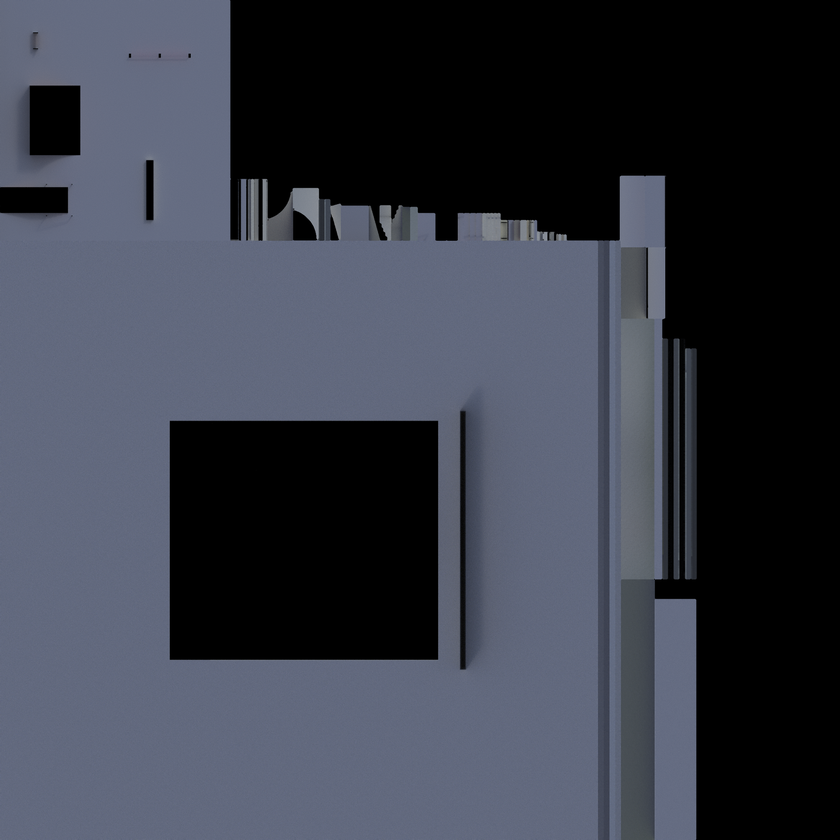
#> input picture game/assets/levels/looktest.lightmap.png, 840 x 840 px, shrunk from 2048 x 2048 before the run
$ python lightmap_denoise.py ../game/assets/levels/looktest.lightmap.png
#> lines starting #> are read from the running program, lines starting #| are printed output that depends on the picture; after the words box and inside, x2 and y2 are one past the last pixel; in counts of white or black regions, pixels touching at a corner belong together
#> further down, im is the input picture: PIL image 840x840 RGB; mean R, G, B 55.4, 59.3, 70.4
"""
Clean the noise out of a baked lightmap, in plain numpy (it runs inside Blender's bake step and standalone).

A 128-sample Cycles bake of sky light leaves speckle, and in shade (where only the sky term shows) it reads as
purple and green blotches on the walls. Sky light changes colour only slowly across a surface, so the colour is
smoothed hard (chroma) and the brightness only lightly (luma), keeping contact shadows and edges. Blurring is
masked: texels outside the UV islands (black) don't bleed in.

    python3 blender/lightmap_denoise.py game/assets/levels/*.lightmap.*.png      (needs numpy + PIL)
"""

import numpy as np

LUMA_SIGMA = 1.6      # texels
CHROMA_SIGMA = 10.0


def _kernel(sigma):
    r = max(1, int(round(sigma * 2.5)))
    x = np.arange(-r, r + 1, dtype=np.float32)
    k = np.exp(-(x * x) / (2.0 * sigma * sigma))
    return k / k.sum(), r


def _blur(a, sigma):
    """Separable gaussian blur of a 2D or 3D (h, w, c) array, edges clamped."""
    k, r = _kernel(sigma)
    out = a.astype(np.float32)
    for axis in (0, 1):
        pad = [(0, 0)] * out.ndim
        pad[axis] = (r, r)
        p = np.pad(out, pad, mode="edge")
        acc = np.zeros_like(out)
        n = out.shape[axis]
        for i, w in enumerate(k):
            sl = [slice(None)] * out.ndim
            sl[axis] = slice(i, i + n)
            acc += w * p[tuple(sl)]
        out = acc
    return out


def _masked_blur(a, mask, sigma):
    m = mask.astype(np.float32)
    num = _blur(a * (m[..., None] if a.ndim == 3 else m), sigma)
    den = _blur(m, sigma)
    den = np.maximum(den, 1e-4)
    return num / (den[..., None] if a.ndim == 3 else den)


def denoise(rgb):
    """rgb: float array (h, w, 3), the lightmap's stored values (0..1). Returns the cleaned array."""
    rgb = np.asarray(rgb, dtype=np.float32)
    mask = rgb.max(axis=2) > (1.0 / 255.0)
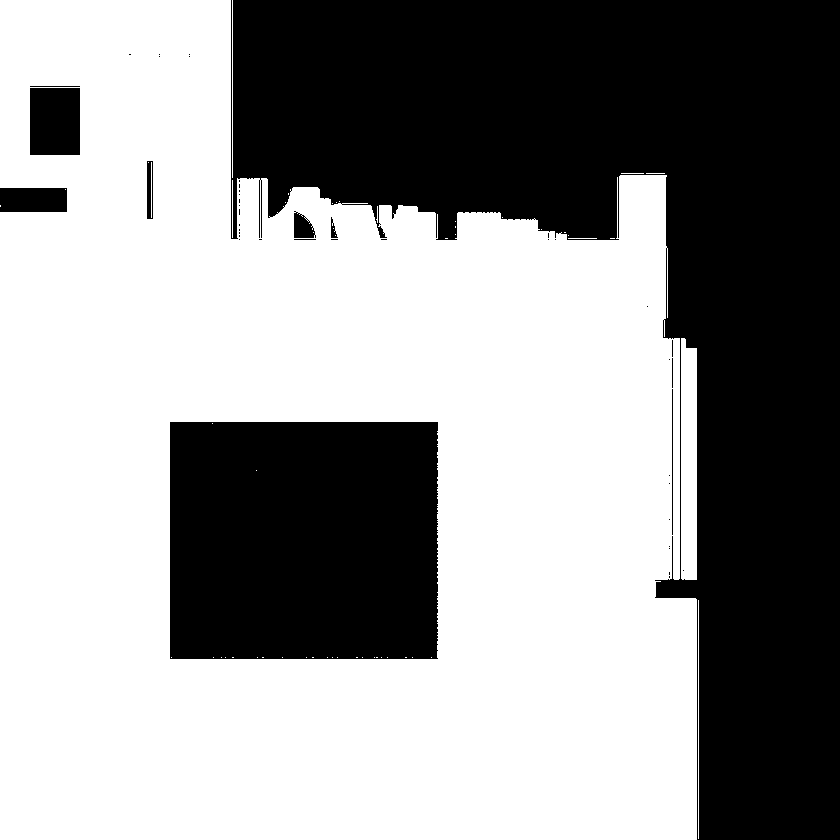
#> mask: shape (840, 840) bool; 58.6% white; 45 black regions (34 under 20 px), largest, box (x1, y1, x2, y2) and area: (231, 0, 840, 840) 222322, (170, 422, 438, 659) 63382, (30, 88, 80, 155) 3350
    luma = rgb @ np.array([0.299, 0.587, 0.114], dtype=np.float32)
    chroma = rgb - luma[..., None]                  # what's left is the colour
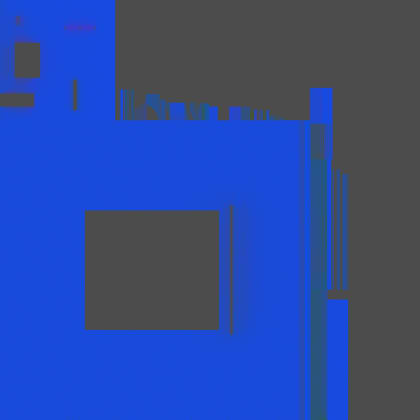
#> chroma: shape (840, 840, 3) float32 (shown at 1/2 size); mean R, G, B -0.0157, -0.000395, 0.0434; drawn with min black and max white
    luma_s = _masked_blur(luma, mask, LUMA_SIGMA)
    chroma_s = _masked_blur(chroma, mask, CHROMA_SIGMA)
#> call 3 of _blur, with sigma = 10
#> after the loop in _blur (call 3), `for axis in (0, 1):`:
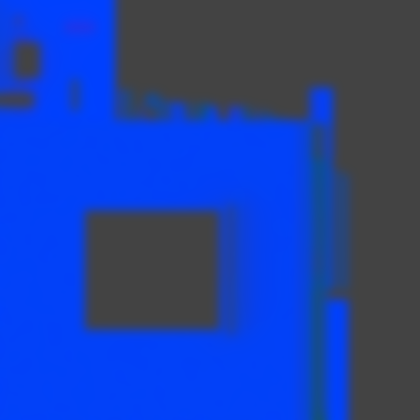
#> acc: shape (840, 840, 3) float32 (shown at 1/2 size); mean of channels 0, 1, 2 -0.0158, -0.000395, 0.0433; drawn with min black and max white
#> call 4 of _blur, with sigma = 10
#> the loop in _blur (call 4), `for axis in (0, 1):` made 2 passes
#> pass 1, in _blur (call 4), `p = np.pad(out, pad, mode="edge")`:
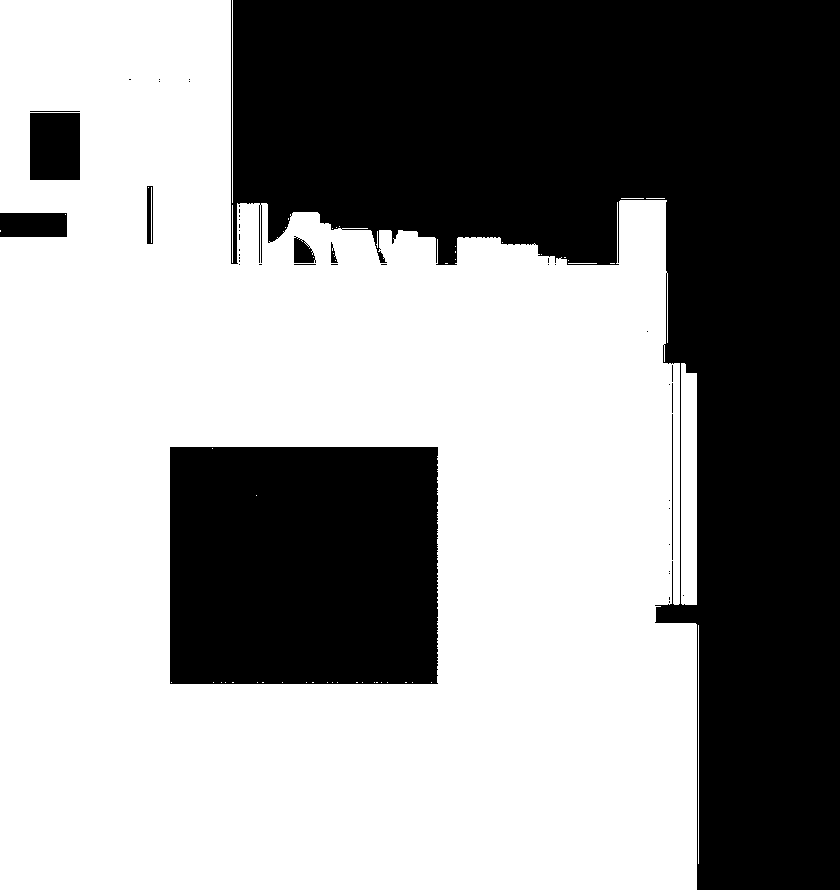
#> p: shape (890, 840) float32; values 0 (black) and 1 (white), 58.5% white; 45 black regions (34 under 20 px), largest, box (x1, y1, x2, y2) and area: (231, 0, 840, 890) 241097, (170, 447, 438, 684) 63382, (30, 113, 80, 180) 3350
#> after the loop in _blur (call 4), `for axis in (0, 1):`:
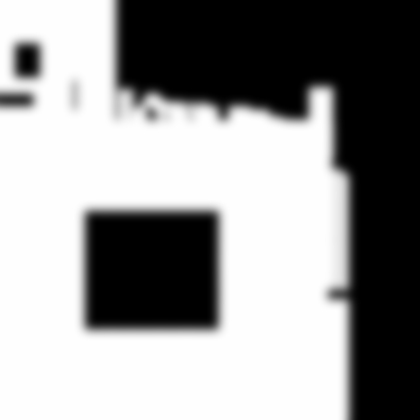
#> acc: shape (840, 840) float32 (shown at 1/2 size); min 0, max 1, mean 0.587
    out = np.clip(luma_s[..., None] + chroma_s, 0.0, 1.0)
    out[~mask] = rgb[~mask]
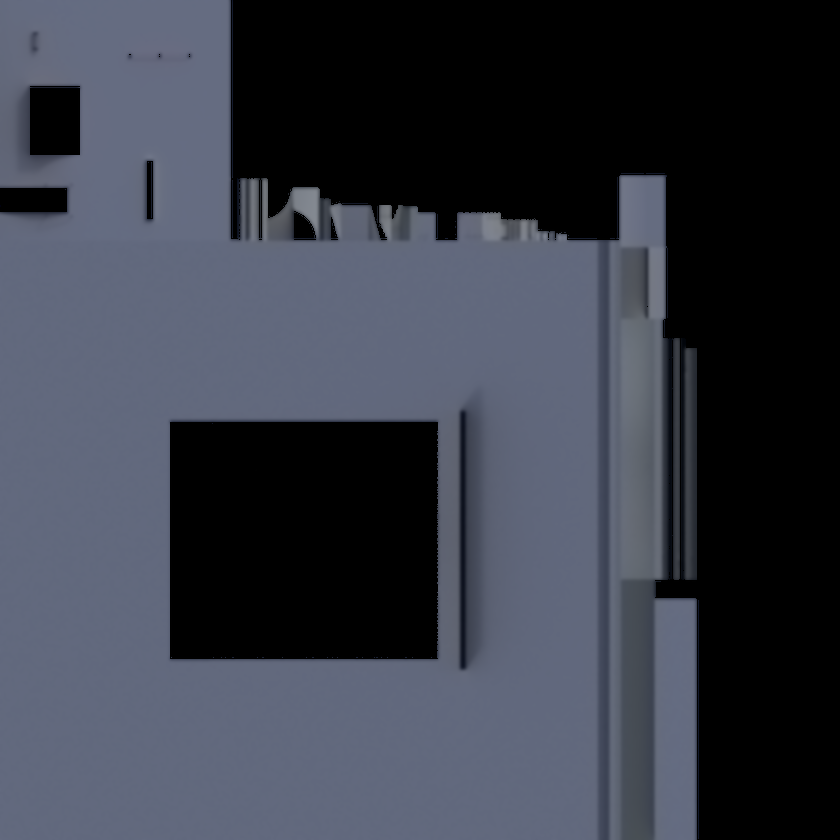
#> out: shape (840, 840, 3) float32; mean R, G, B 0.218, 0.232, 0.277
    return out


if __name__ == "__main__":
    import sys
    from PIL import Image
    for path in sys.argv[1:]:
        im = Image.open(path).convert("RGB")
        a = np.asarray(im, dtype=np.float32) / 255.0
        b = denoise(a)
        Image.fromarray(np.round(b * 255.0).astype(np.uint8)).save(path)
        print("denoised", path, im.size)
#| denoised ../game/assets/levels/looktest.lightmap.png (840, 840)

$ run again, on game/assets/levels/backlot.lightmap.world.png
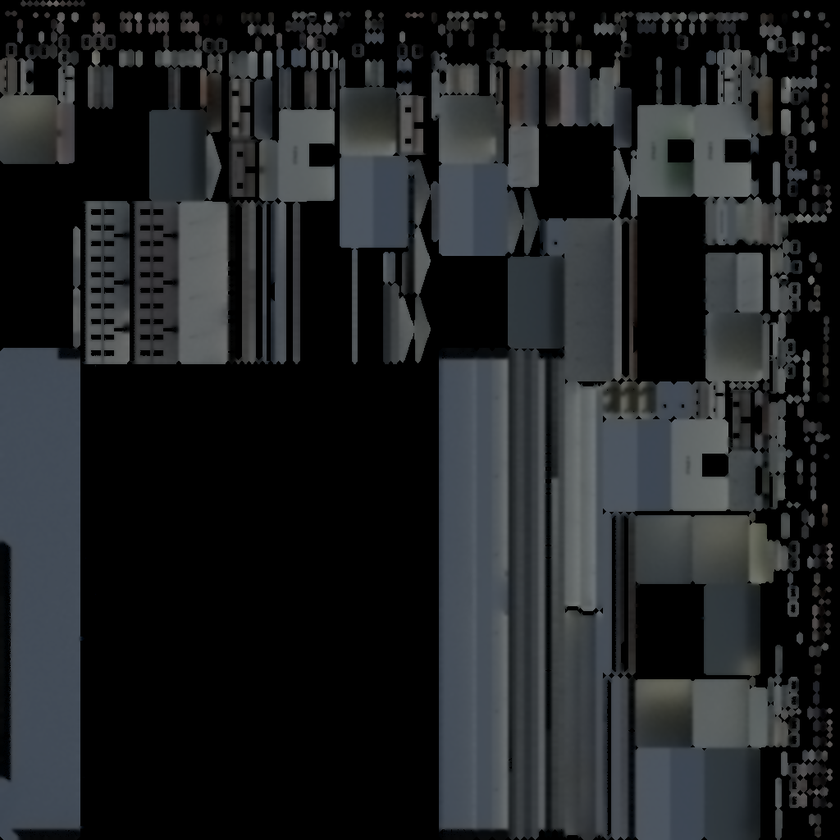
#> input picture game/assets/levels/backlot.lightmap.world.png, 840 x 840 px, shrunk from 1024 x 1024 before the run
#> im is the input picture: PIL image 840x840 RGB; mean R, G, B 32.7, 35.2, 37
#> in denoise, `mask = rgb.max(axis=2) > (1.0 / 255.0)`:
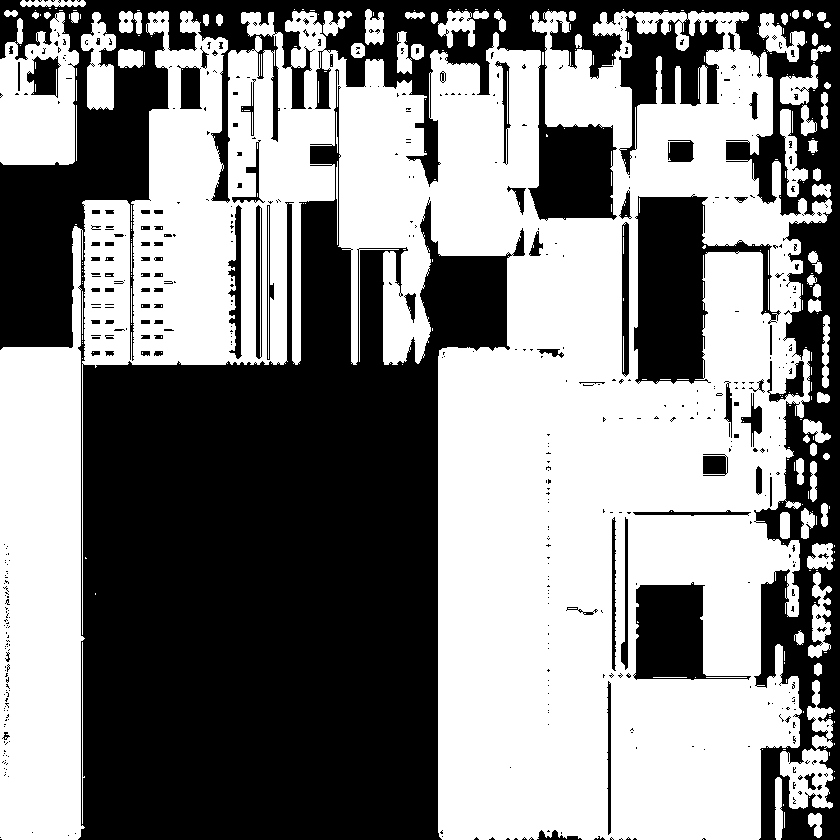
#> mask: shape (840, 840) bool; 52.9% white; 540 black regions (450 under 20 px), largest, box (x1, y1, x2, y2) and area: (0, 0, 840, 840) 297234, (634, 194, 781, 384) 13157, (633, 582, 751, 680) 6333
#> in _masked_blur (call 2), `return num / (den[..., None] if a.ndim == 3 else den)`:
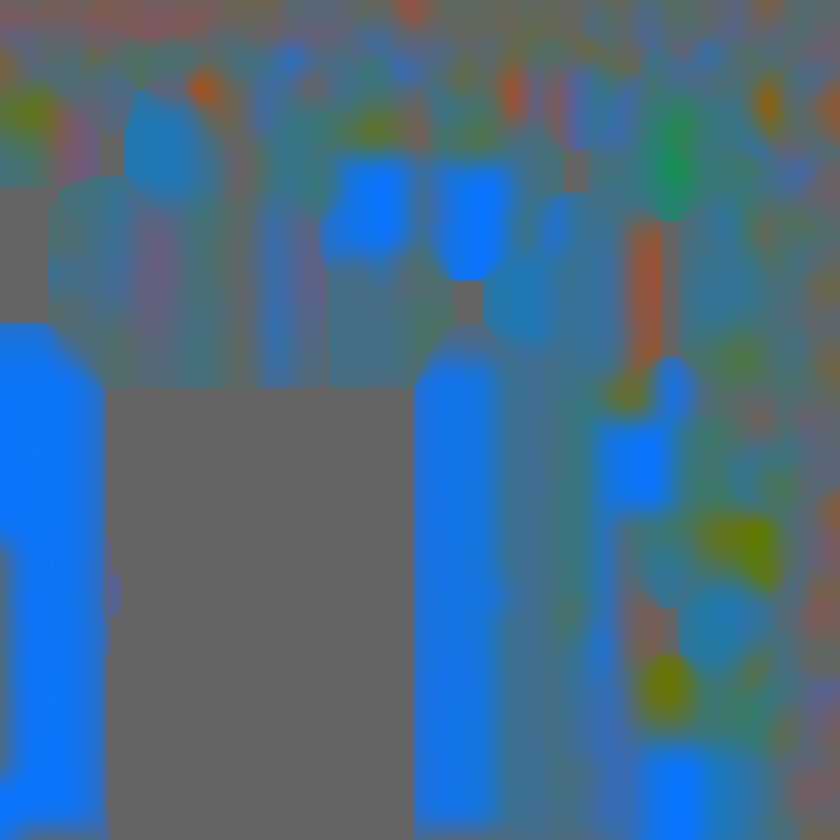
#> returned value: shape (840, 840, 3) float32; mean of channels 0, 1, 2 -0.00966, 0.00261, 0.0119; drawn with min black and max white
#| denoised ../game/assets/levels/backlot.lightmap.world.png (840, 840)

$ run again, on game/assets/levels/campus.lightmap.plaza.png
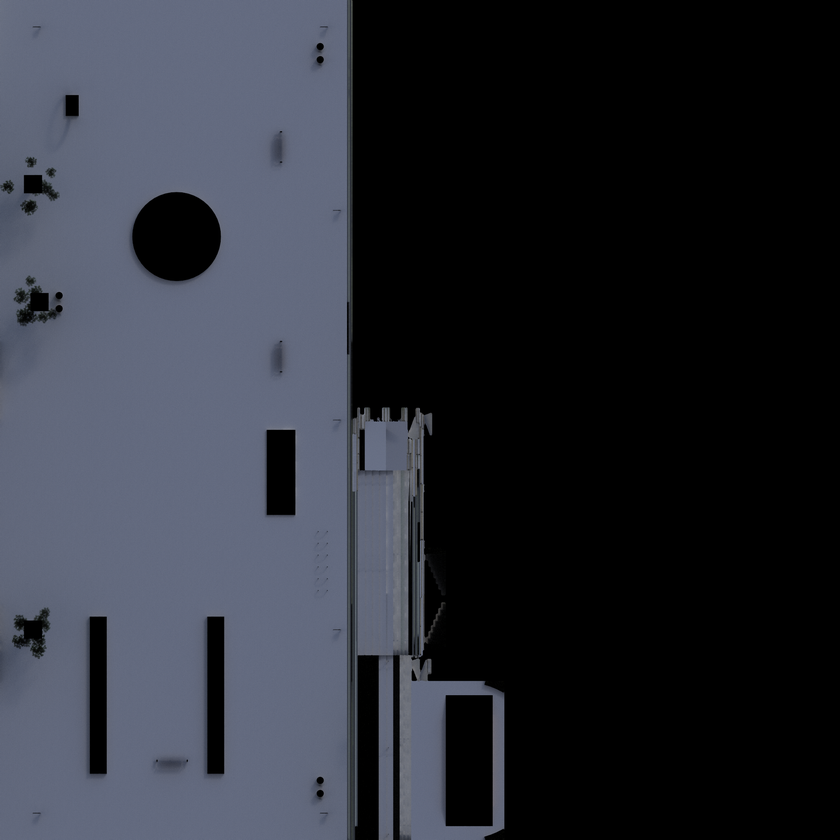
#> input picture game/assets/levels/campus.lightmap.plaza.png, 840 x 840 px, shrunk from 2048 x 2048 before the run
#> im is the input picture: PIL image 840x840 RGB; mean R, G, B 42.3, 45.3, 53.6
#> in denoise, `mask = rgb.max(axis=2) > (1.0 / 255.0)`:
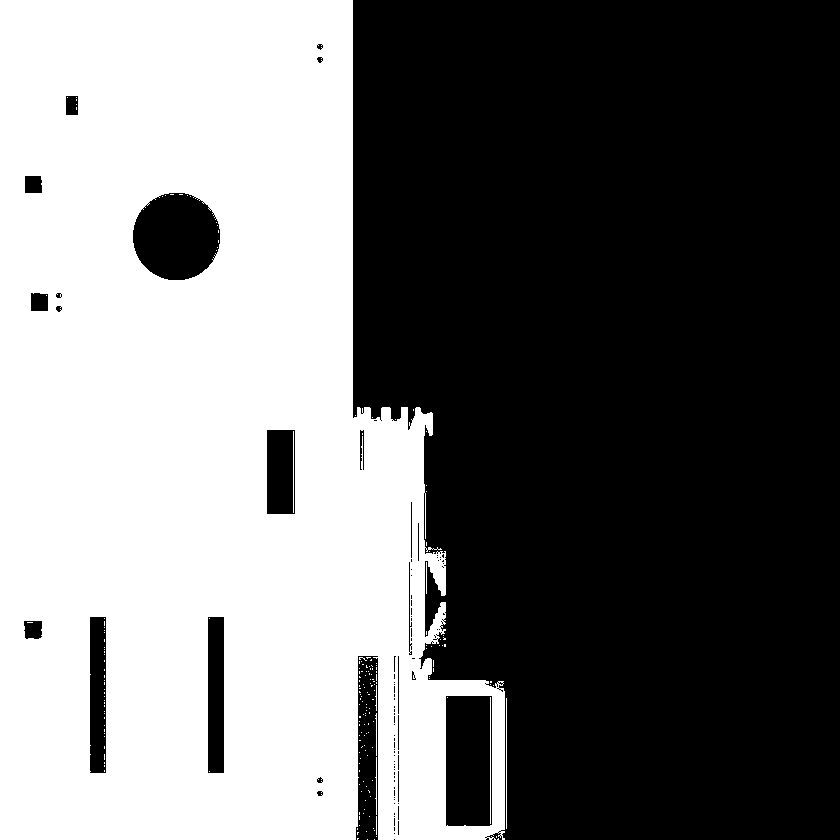
#> mask: shape (840, 840) bool; 44.9% white; 192 white regions (184 under 20 px), largest, box (x1, y1, x2, y2) and area: (0, 0, 505, 840) 316189, (506, 698, 507, 829) 131, (490, 697, 491, 824) 127
#> in denoise, `out[~mask] = rgb[~mask]`:
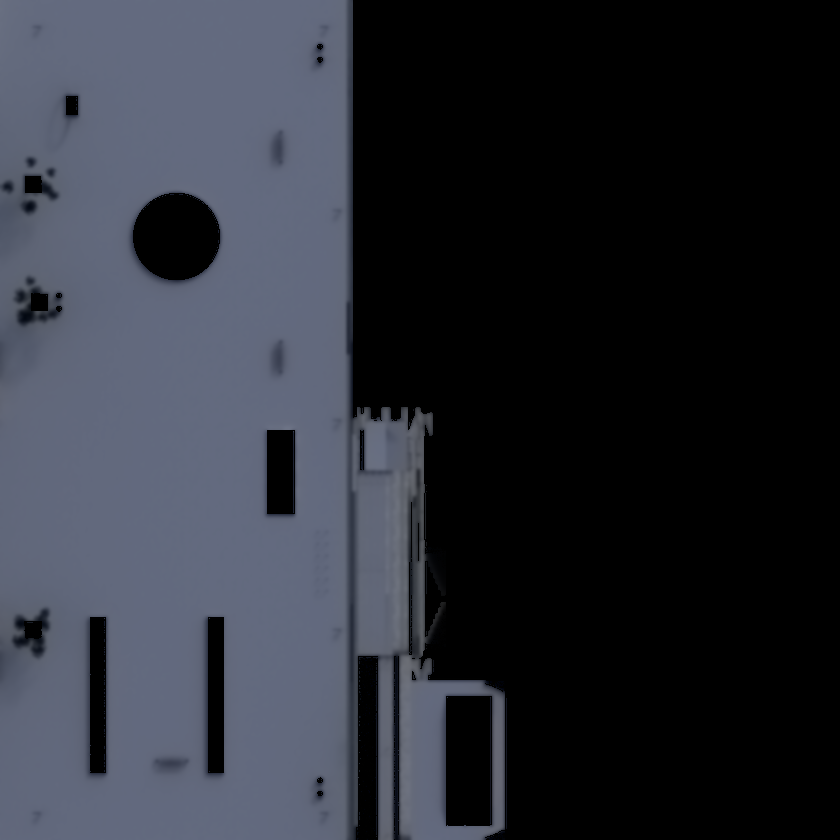
#> out: shape (840, 840, 3) float32; mean R, G, B 0.166, 0.178, 0.211
#| denoised ../game/assets/levels/campus.lightmap.plaza.png (840, 840)
